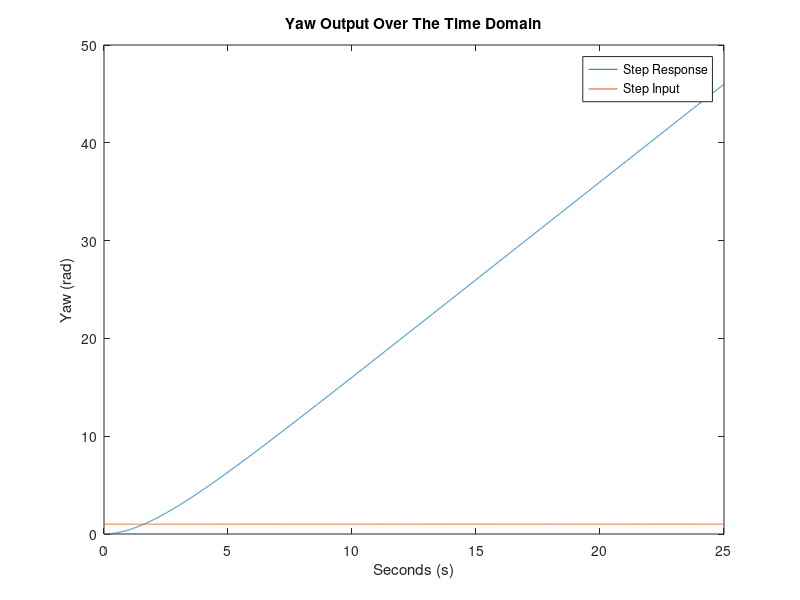
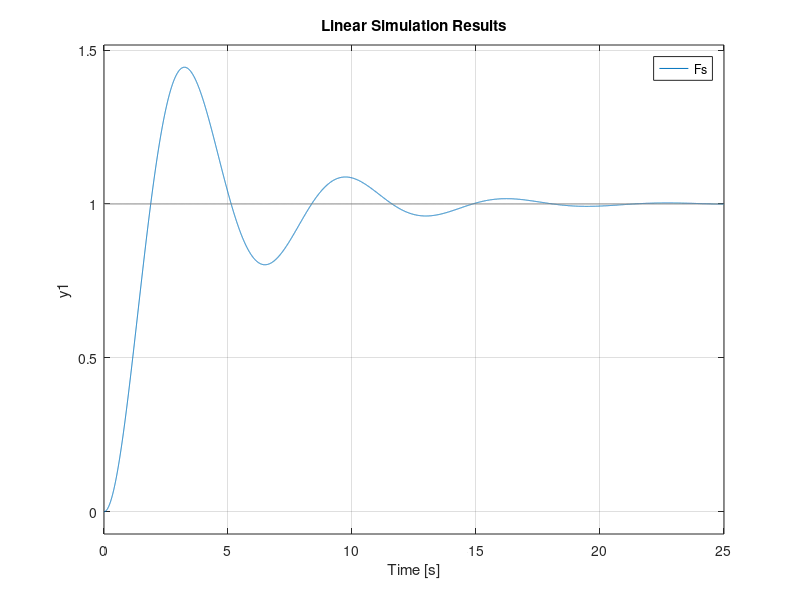

These figures' MATLAB source, in order:
%% EGB242 Assignment 2, Section 2 %%
% This file is a template for your MATLAB solution to Section 2.
%
% Before starting to write code, generate your data with the ??? as
% described in the assignment task.

%% Initialise workspace
clear all; close all;

% Begin writing your MATLAB solution below this line.

%2.1 - Inverse Laplace Transform.
%

%25 seconds, 10000 samples
t = linspace(0, 25, 10000);

% idk how to put u(t) in so ill do without for now
psiOut = 4*exp(-0.5*t) + 2*t - 4;

% step input
% = 1 doesnt work
% needs to be same length as t
stepInput = ones(size(t));

figure(1)
plot(t, psiOut, t, stepInput);
xlabel("Seconds (s)")
ylabel("Yaw (rad)")
title("Yaw Output Over The Time Domain")
legend("Step Response", "Step Input")

%yaw keeps increasing
%The motor alone is not sufficient. This is because the angle does not
%converge on a constant angle.


%
%
%2.2 / 2.3 - Supervisor suggests a potentiometer attached to the motors axle
%
%
% 
% The potentiometer should fix the problem by creating a damped system,
% resulting in the angle converging.
% Id say the suggestion is justified, as it now converges on a single point


%apparently Ive done too much working.
%potPsiOut = ((2*pi) / s) + (-2*pi*s -pi)/(s^2 + 0.5*s + (1/(2*pi)));
Fs = tf( 1, [1, 0.5, 1]);
%timePotPsiOut = ilaplace(potPsiOut);
%errors, needs to convert to double
figure(2)
%errors telling me to apply "subs: function first
%potTimeFinal = double(subs(timePotPsiOut, t, linspace(0, 25, 10000)));

figure(2)
lsim(Fs, stepInput, t); 

%
% The system now makes the angle of the motor converge on a single point
% which does improve on the previous situation where the motor kept
% turning. However, it converges on the angle of 1 randian, where we want
% the system to go between 0rad and 2pi radians. 
% 
% 
% 
